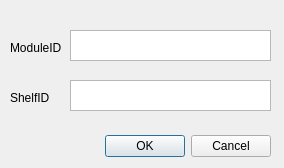
<?xml version="1.0" encoding="UTF-8"?>
<ui version="4.0">
 <class>Dialog</class>
 <widget class="QDialog" name="Dialog">
  <property name="geometry">
   <rect>
    <x>0</x>
    <y>0</y>
    <width>284</width>
    <height>168</height>
   </rect>
  </property>
  <property name="windowTitle">
   <string>Dialog</string>
  </property>
  <widget class="QWidget" name="layoutWidget">
   <property name="geometry">
    <rect>
     <x>20</x>
     <y>130</y>
     <width>251</width>
     <height>33</height>
    </rect>
   </property>
   <layout class="QHBoxLayout">
    <property name="spacing">
     <number>6</number>
    </property>
    <property name="margin" stdset="0">
     <number>0</number>
    </property>
    <item>
     <spacer>
      <property name="orientation">
       <enum>Qt::Horizontal</enum>
      </property>
      <property name="sizeHint" stdset="0">
       <size>
        <width>131</width>
        <height>31</height>
       </size>
      </property>
     </spacer>
    </item>
    <item>
     <widget class="QPushButton" name="okButton">
      <property name="text">
       <string>OK</string>
      </property>
     </widget>
    </item>
    <item>
     <widget class="QPushButton" name="cancelButton">
      <property name="text">
       <string>Cancel</string>
      </property>
     </widget>
    </item>
   </layout>
  </widget>
  <widget class="QTextEdit" name="textEdit">
   <property name="geometry">
    <rect>
     <x>70</x>
     <y>30</y>
     <width>201</width>
     <height>31</height>
    </rect>
   </property>
  </widget>
  <widget class="QTextEdit" name="textEdit_2">
   <property name="geometry">
    <rect>
     <x>70</x>
     <y>80</y>
     <width>201</width>
     <height>31</height>
    </rect>
   </property>
  </widget>
  <widget class="QLabel" name="label">
   <property name="geometry">
    <rect>
     <x>10</x>
     <y>40</y>
     <width>61</width>
     <height>16</height>
    </rect>
   </property>
   <property name="text">
    <string>ModuleID</string>
   </property>
  </widget>
  <widget class="QLabel" name="label_2">
   <property name="geometry">
    <rect>
     <x>10</x>
     <y>90</y>
     <width>61</width>
     <height>16</height>
    </rect>
   </property>
   <property name="text">
    <string>ShelfID</string>
   </property>
  </widget>
 </widget>
 <resources/>
 <connections>
  <connection>
   <sender>okButton</sender>
   <signal>clicked()</signal>
   <receiver>Dialog</receiver>
   <slot>accept()</slot>
   <hints>
    <hint type="sourcelabel">
     <x>278</x>
     <y>253</y>
    </hint>
    <hint type="destinationlabel">
     <x>96</x>
     <y>254</y>
    </hint>
   </hints>
  </connection>
  <connection>
   <sender>cancelButton</sender>
   <signal>clicked()</signal>
   <receiver>Dialog</receiver>
   <slot>reject()</slot>
   <hints>
    <hint type="sourcelabel">
     <x>369</x>
     <y>253</y>
    </hint>
    <hint type="destinationlabel">
     <x>179</x>
     <y>282</y>
    </hint>
   </hints>
  </connection>
 </connections>
</ui>
